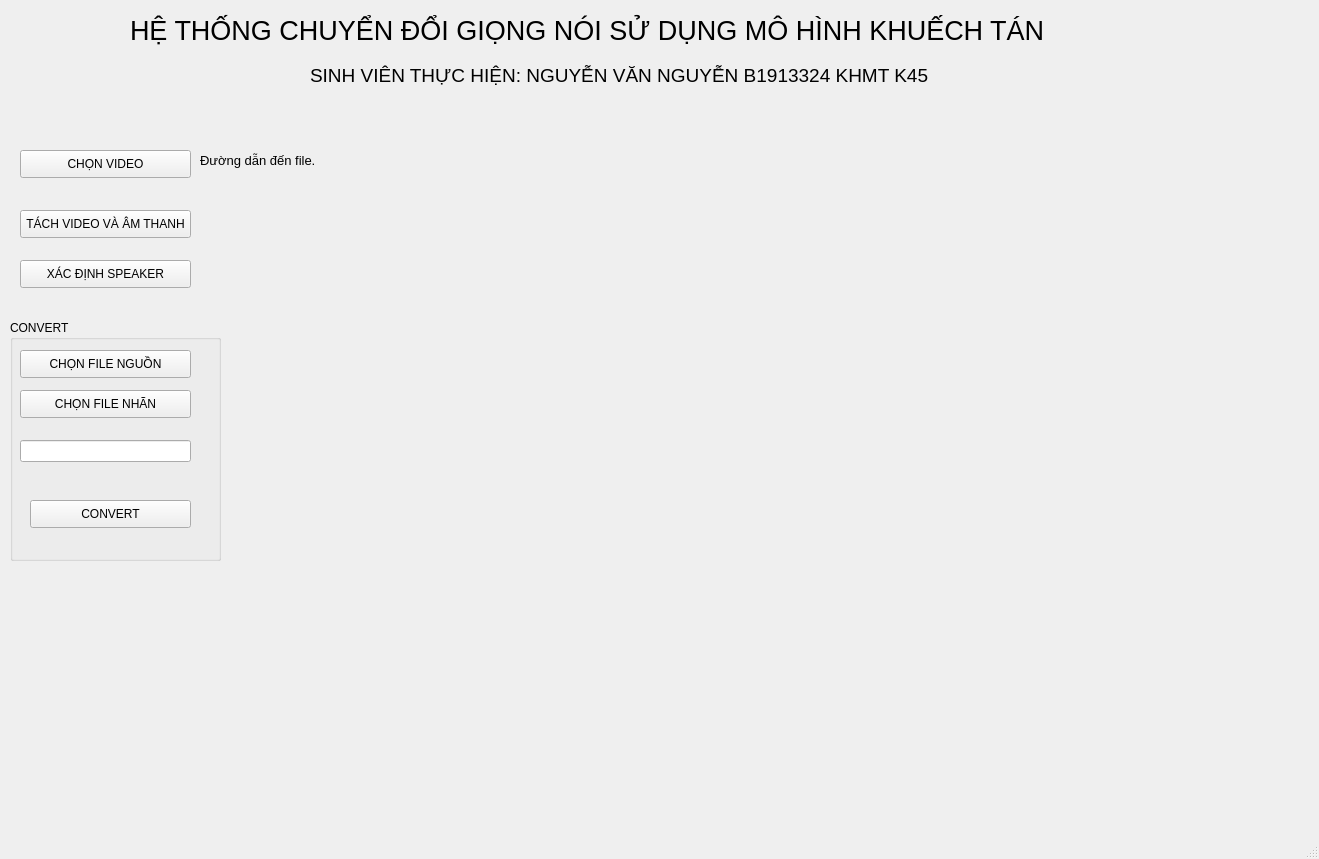
<?xml version="1.0" encoding="UTF-8"?>
<ui version="4.0">
 <class>MainWindow</class>
 <widget class="QMainWindow" name="MainWindow">
  <property name="geometry">
   <rect>
    <x>0</x>
    <y>0</y>
    <width>1319</width>
    <height>859</height>
   </rect>
  </property>
  <property name="windowTitle">
   <string>MainWindow</string>
  </property>
  <widget class="QWidget" name="centralwidget">
   <widget class="QLabel" name="TenLuanVan">
    <property name="geometry">
     <rect>
      <x>130</x>
      <y>10</y>
      <width>1061</width>
      <height>41</height>
     </rect>
    </property>
    <property name="font">
     <font>
      <pointsize>20</pointsize>
     </font>
    </property>
    <property name="text">
     <string>HỆ THỐNG CHUYỂN ĐỔI GIỌNG NÓI SỬ DỤNG MÔ HÌNH KHUẾCH TÁN</string>
    </property>
   </widget>
   <widget class="QLabel" name="SVTH">
    <property name="geometry">
     <rect>
      <x>310</x>
      <y>50</y>
      <width>721</width>
      <height>51</height>
     </rect>
    </property>
    <property name="font">
     <font>
      <pointsize>14</pointsize>
     </font>
    </property>
    <property name="text">
     <string>SINH VIÊN THỰC HIỆN: NGUYỄN VĂN NGUYỄN B1913324 KHMT K45 </string>
    </property>
   </widget>
   <widget class="QPushButton" name="linkVideo">
    <property name="geometry">
     <rect>
      <x>20</x>
      <y>150</y>
      <width>171</width>
      <height>28</height>
     </rect>
    </property>
    <property name="text">
     <string>CHỌN VIDEO</string>
    </property>
   </widget>
   <widget class="QPushButton" name="tachMp4Wav">
    <property name="geometry">
     <rect>
      <x>20</x>
      <y>210</y>
      <width>171</width>
      <height>28</height>
     </rect>
    </property>
    <property name="text">
     <string>TÁCH VIDEO VÀ ÂM THANH</string>
    </property>
   </widget>
   <widget class="QPushButton" name="speaker">
    <property name="geometry">
     <rect>
      <x>20</x>
      <y>260</y>
      <width>171</width>
      <height>28</height>
     </rect>
    </property>
    <property name="text">
     <string>XÁC ĐỊNH SPEAKER</string>
    </property>
   </widget>
   <widget class="QLabel" name="label_linkVideo">
    <property name="geometry">
     <rect>
      <x>200</x>
      <y>150</y>
      <width>1091</width>
      <height>21</height>
     </rect>
    </property>
    <property name="font">
     <font>
      <pointsize>10</pointsize>
     </font>
    </property>
    <property name="text">
     <string>Đường dẫn đến file.</string>
    </property>
   </widget>
   <widget class="QGroupBox" name="convert">
    <property name="geometry">
     <rect>
      <x>10</x>
      <y>320</y>
      <width>211</width>
      <height>241</height>
     </rect>
    </property>
    <property name="title">
     <string>CONVERT </string>
    </property>
    <widget class="QPushButton" name="srcFile">
     <property name="geometry">
      <rect>
       <x>10</x>
       <y>30</y>
       <width>171</width>
       <height>28</height>
      </rect>
     </property>
     <property name="text">
      <string>CHỌN FILE NGUỒN</string>
     </property>
    </widget>
    <widget class="QPushButton" name="tgtFile">
     <property name="geometry">
      <rect>
       <x>10</x>
       <y>70</y>
       <width>171</width>
       <height>28</height>
      </rect>
     </property>
     <property name="text">
      <string>CHỌN FILE NHÃN</string>
     </property>
    </widget>
    <widget class="QLineEdit" name="tenKq">
     <property name="geometry">
      <rect>
       <x>10</x>
       <y>120</y>
       <width>171</width>
       <height>22</height>
      </rect>
     </property>
    </widget>
    <widget class="QPushButton" name="convertAudio">
     <property name="geometry">
      <rect>
       <x>20</x>
       <y>180</y>
       <width>161</width>
       <height>28</height>
      </rect>
     </property>
     <property name="text">
      <string>CONVERT</string>
     </property>
    </widget>
   </widget>
  </widget>
  <widget class="QMenuBar" name="menubar">
   <property name="geometry">
    <rect>
     <x>0</x>
     <y>0</y>
     <width>1319</width>
     <height>26</height>
    </rect>
   </property>
  </widget>
  <widget class="QStatusBar" name="statusbar"/>
 </widget>
 <resources/>
 <connections/>
</ui>
